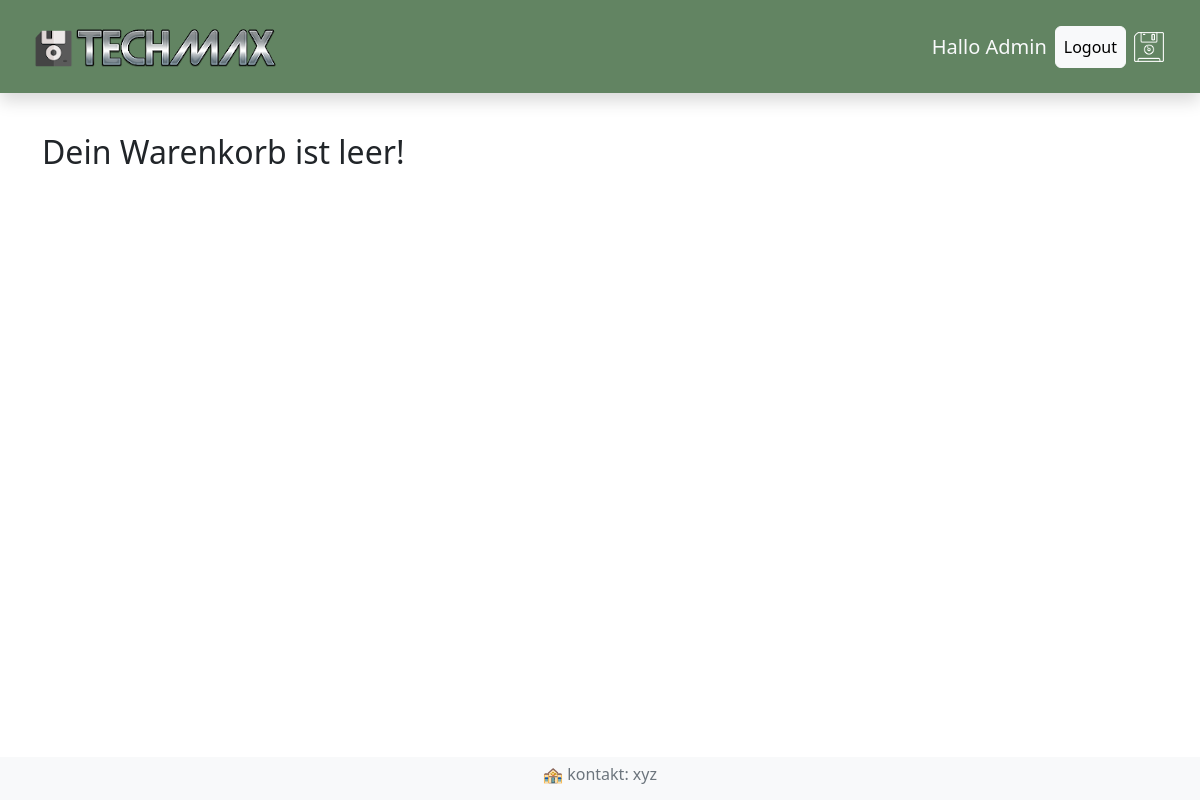
Before: /warenkorb/ (signed in) with the older database file.
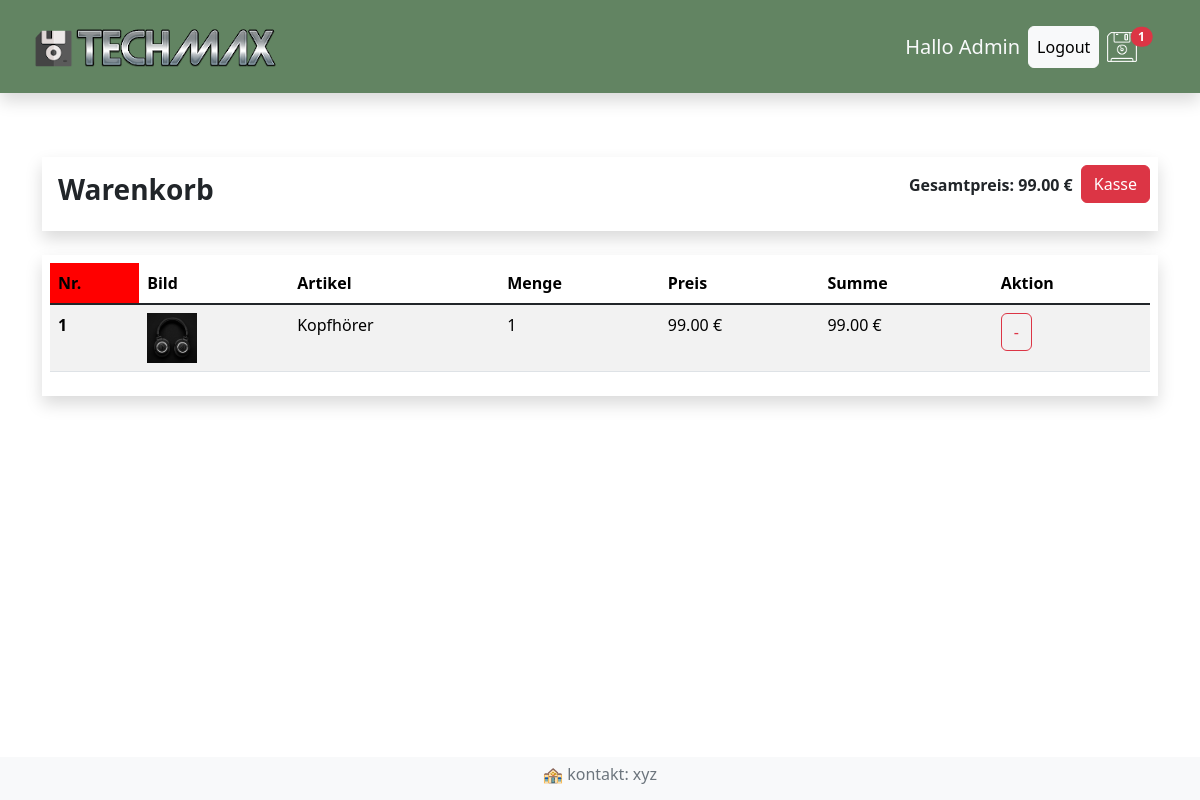
After: the same page with the newer database file.
### shop/models.py (models this page shows, shortened)
class Bestellung(models.Model):
    kunde = models.ForeignKey(Kunde, on_delete=models.SET_NULL, null=True, blank=True)
    bestelldatum = models.DateTimeField(auto_now_add=True)
    erledigt = models.BooleanField(default=False, null=True, blank=True)
    auftrags_id = models.CharField(max_length=200, null=True, blank=True)
    @property
    def gesamt_summe(self):
        bestellteartikels = self.bestellteartikel_set.all()
        gesamtpreis = sum(artikel.get_summe for artikel in bestellteartikels)
        return gesamtpreis
    @property
    def gesamt_menge(self):
        bestellteartikels = self.bestellteartikel_set.all()
        gesamtmenge = sum(artikel.menge for artikel in bestellteartikels)
        return gesamtmenge

class BestellteArtikel(models.Model):
    artikel = models.ForeignKey(Artikel, on_delete=models.SET_NULL, null=True, blank=True)
    bestellung = models.ForeignKey(Bestellung, on_delete=models.SET_NULL, null=True, blank=True)
    menge = models.IntegerField(default=0, null=True, blank=True)
    datum = models.DateTimeField(auto_now_add=True)
    @property
    def get_summe(self):
        summe = self.artikel.preis * self.menge
        return summe

class Artikel(models.Model):
     name = models.CharField(max_length=200, null=True)
     beschreibung = models.TextField(null=True, blank=True)
     preis = models.DecimalField(max_digits=6, decimal_places=2)
     bild = models.ImageField(upload_to="artikelbilder/", null=True, blank=True)

### shop/views.py (the view)
# urls.py: path("warenkorb/", views.warenkorb, name="warenkorb"),
def warenkorb(request):
    if request.user.is_authenticated:
        kunde = request.user.kunde
        bestellung, created = Bestellung.objects.get_or_create(kunde=kunde, erledigt=False)
        artikels = bestellung.bestellteartikel_set.all()
    else:
       cookieDaten = gastCookie(request)
       artikels = cookieDaten["artikels"]
       bestellung = cookieDaten["bestellung"]
    ctx = {"artikels": artikels, "bestellung": bestellung}
    return render(request, "shop/warenkorb.html", ctx)

### shop/context_processors.py (called while the page is built, shortened)
def warenkorb_anzahl(request):
    if request.user.is_authenticated:
         kunde = request.user.kunde
         bestellung, created= Bestellung.objects.get_or_create(kunde=kunde, erledigt=False)
         if bestellung:
             menge = bestellung.gesamt_menge
         else:
            menge =0
    return {"menge": menge}

### shop/templates/shop/warenkorb.html
{% extends "shop/index.html" %}
{% load static %}
{% block content %}
{% if artikels %}
  <div class="row mt-4">
    <div class="col-12">
      <div class="shadow p-2 mb-4">
        <div class="d-flex">
          <h3 class="me-auto fw-bold p-2">Warenkorb</h3>
          <p class="fw-bold p-2">Gesamtpreis: {{bestellung.gesamt_summe|floatformat:2}} €</p>
          <p>
            <a href="{% url 'kasse' %}" class="btn btn-danger">Kasse</a>
          </p>
        </div>
      </div>
    </div>
    <div class="col-12">
      <div class="shadow p-2 mb-4">
        <table class="table table-striped table-hover">
          <thead class="table-title" style="background-color: red;">
            <tr>
              <th scope="col" style="background-color:red;">Nr.</th>
              <th scope="col">Bild</th>
              <th scope="col">Artikel</th>
              <th scope="col">Menge</th>
              <th scope="col">Preis</th>
              <th scope="col">Summe</th>
              <th scope="col">Aktion</th>
            </tr>
          </thead>
          <tbody class="table-group-divider">
            {% for artikel in artikels %}
              <tr>
                <th scope="row">{{forloop.counter}}</th>
                <td>
                  {% if artikel.artikel.bild %}
                    <img src="{% static artikel.artikel.bild %}" alt="" width="50" height="50">
                  {% else %}
                    <img src="{% static 'bilder/dummy.jpg' %}" alt="" width="50" height="50">
                  {% endif %}
                </td>
                <td>{{artikel.artikel.name}}</td>
                <td>{{artikel.menge}}</td>
                <td>{{artikel.artikel.preis|floatformat:2}} €</td>
                <td>{{artikel.get_summe|floatformat:2}} €</td>
                <td>
                  <button data-artikel={{artikel.artikel.id}} data-action="entfernen"
                    class="btn btn-outline-danger warenkorb-bestellen">-</button>
                </td>
              </tr>
            {% endfor %}
          </tbody>
        </table>
      </div>
    </div>
  </div>
{% else %}
  <h2>Dein Warenkorb ist leer!</h2>
{% endif %}
{% endblock content %}

### shop/templates/shop/menu.html
{% load static%}
<nav class="navbar shadow p-3 mb-4 sticky-top" style="background-color:rgb(98, 132, 98)">
  <div class="container-fluid">
    <a class="navbar-brand link-light" href="{% url 'shop' %}">
        <img src="{% static 'bilder/logo-1.png' %}" alt="Logo von der Firma Techmax">
    </a>
      <div class="navbar-nav">
        <div class="d-flex align-items-center">
          <h5 class="text-light m-2">Hallo {{request.user|title}}</h5>
          {% if request.user.is_authenticated %}
           <a class=" btn btn-light p-2" href="{% url 'logout' %}">Logout</a>
          {% else %}
          {% comment %} Login Button: {% endcomment %}
          <a class="btn btn-light p-2" href="{% url 'login' %}">Login</a>
         {% endif %}
        <a class="nav-link link-light p-2" href="{% url 'warenkorb' %}">
            <img src="{% static 'bilder/floppy.png' %}" alt="">
            {% if menge >= 1%}
            <span class="badge rounded-pill bg-danger position-absolut top-25 start-25 translate-middle">
              {{menge}}
            </span>
            {% endif %}
        </a>
      </div>
    </div>
 </div>
</nav>

Changed rows visible on the page:
now on this page (row unchanged): Bestellung: gesamt_summe "99.00"
added BestellteArtikel: artikel.bild (picture), artikel.name "Kopfhörer", menge "1", artikel.preis "99.00", get_summe "99.00"
Other visible differences:
{{ menge }}: (not shown) → "1"
text no longer shown: "Dein Warenkorb ist leer!"
text now shown: "Warenkorb Gesamtpreis: € Kasse Nr. Bild Artikel Menge Preis Summe Aktion"
